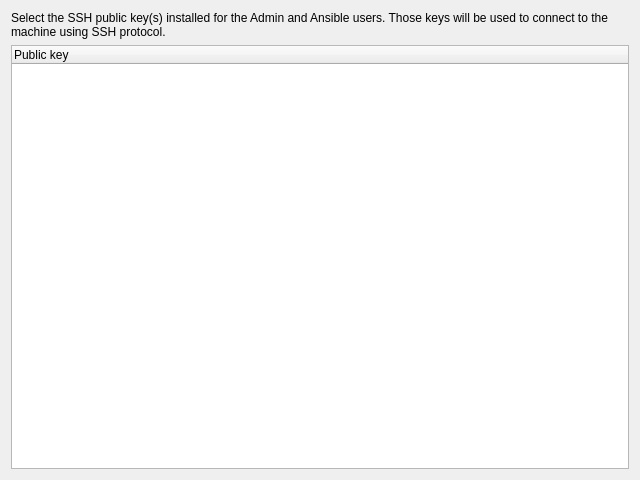
<?xml version="1.0" encoding="UTF-8"?>
<ui version="4.0">
 <class>SshKeySelectionPage</class>
 <widget class="QWidget" name="SshKeySelectionPage">
  <property name="geometry">
   <rect>
    <x>0</x>
    <y>0</y>
    <width>640</width>
    <height>480</height>
   </rect>
  </property>
  <layout class="QVBoxLayout" name="verticalLayout">
   <item>
    <widget class="QLabel" name="label">
     <property name="text">
      <string>Select the SSH public key(s) installed for the Admin and Ansible users. Those keys will be used to connect to the machine using SSH protocol.</string>
     </property>
     <property name="wordWrap">
      <bool>true</bool>
     </property>
    </widget>
   </item>
   <item>
    <widget class="QTreeWidget" name="treeWidget">
     <property name="rootIsDecorated">
      <bool>false</bool>
     </property>
     <property name="uniformRowHeights">
      <bool>true</bool>
     </property>
     <property name="columnCount">
      <number>1</number>
     </property>
     <column>
      <property name="text">
       <string>Public key</string>
      </property>
     </column>
    </widget>
   </item>
  </layout>
 </widget>
 <resources/>
 <connections/>
</ui>
